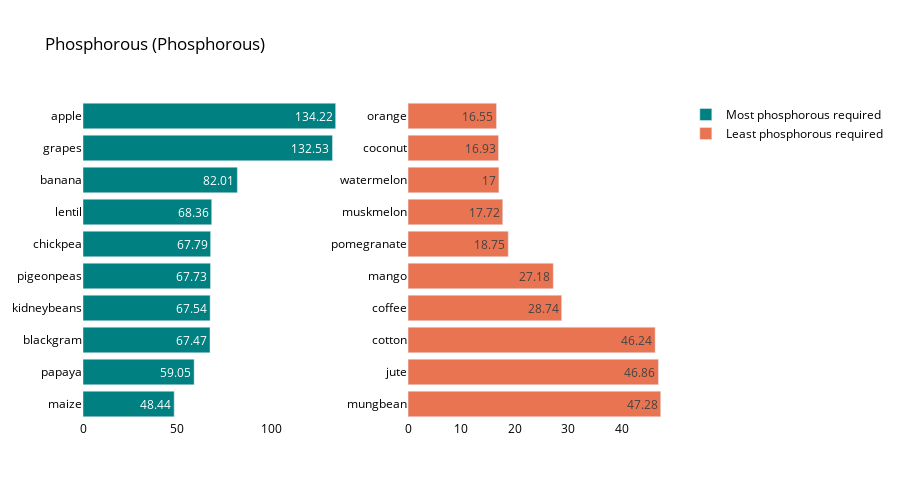

The cell this chart's notebook holds for it:
### Code cell
crop_summary_P = crop_summary.sort_values(by='Phosphorous', ascending=False)
  
fig = make_subplots(rows=1, cols=2)

top = {
    'y' : crop_summary_P['Phosphorous'][0:10].sort_values().index,
    'x' : crop_summary_P['Phosphorous'][0:10].sort_values()
}

last = {
    'y' : crop_summary_P['Phosphorous'][-10:].index,
    'x' : crop_summary_P['Phosphorous'][-10:]
}

fig.add_trace(
    go.Bar(top,
           name="Most phosphorous required",
           marker_color=random.choice(colorarr),
           orientation='h',
          text=top['x']),
    
    row=1, col=1
)

fig.add_trace(
    go.Bar(last,
           name="Least phosphorous required",
           marker_color=random.choice(colorarr),
           orientation='h',
          text=last['x']),
    row=1, col=2
)
fig.update_traces(texttemplate='%{text}', textposition='inside')
fig.update_layout(title_text="Phosphorous (Phosphorous)",
                  plot_bgcolor='white',
                  font_size=12, 
                  font_color='black',
                 height=500)

fig.update_xaxes(showgrid=False)
fig.update_yaxes(showgrid=False)
fig.show()

### Figure 1 — Plotly figure (JSON) as saved in the notebook; plotly's stock layout.template omitted (floating-point values rounded to 4 significant figures)
{"data": [{"marker": {"color": "#008080"}, "name": "Most phosphorous required", "orientation": "h", "text": [48.44, 59.05, 67.47, 67.54, 67.73, 67.79, 68.36, 82.01, 132.5, 134.2], "textposition": "inside", "texttemplate": "%{text}", "type": "bar", "x": [48.44, 59.05, 67.47, 67.54, 67.73, 67.79, 68.36, 82.01, 132.5, 134.2], "xaxis": "x", "y": ["maize", "papaya", "blackgram", "kidneybeans", "pigeonpeas", "chickpea", "lentil", "banana", "grapes", "apple"], "yaxis": "y"}, {"marker": {"color": "#E97451"}, "name": "Least phosphorous required", "orientation": "h", "text": [47.28, 46.86, 46.24, 28.74, 27.18, 18.75, 17.72, 17, 16.93, 16.55], "textposition": "inside", "texttemplate": "%{text}", "type": "bar", "x": [47.28, 46.86, 46.24, 28.74, 27.18, 18.75, 17.72, 17, 16.93, 16.55], "xaxis": "x2", "y": ["mungbean", "jute", "cotton", "coffee", "mango", "pomegranate", "muskmelon", "watermelon", "coconut", "orange"], "yaxis": "y2"}], "layout": {"font": {"color": "black", "size": 12}, "height": 500, "plot_bgcolor": "white", "title": {"text": "Phosphorous (Phosphorous)"}, "xaxis": {"anchor": "y", "domain": [0, 0.45], "showgrid": false}, "xaxis2": {"anchor": "y2", "domain": [0.55, 1], "showgrid": false}, "yaxis": {"anchor": "x", "domain": [0, 1], "showgrid": false}, "yaxis2": {"anchor": "x2", "domain": [0, 1], "showgrid": false}}}
